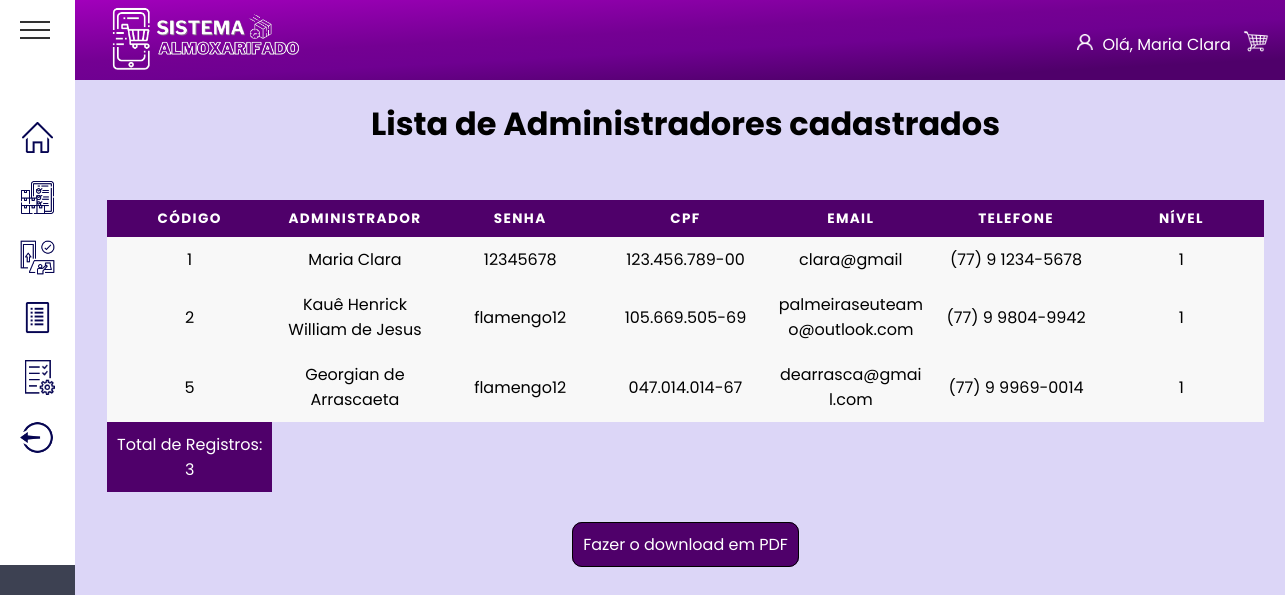
Page /View/Pages/Admin/listarAdmins.php (signed in) on the earlier database version.
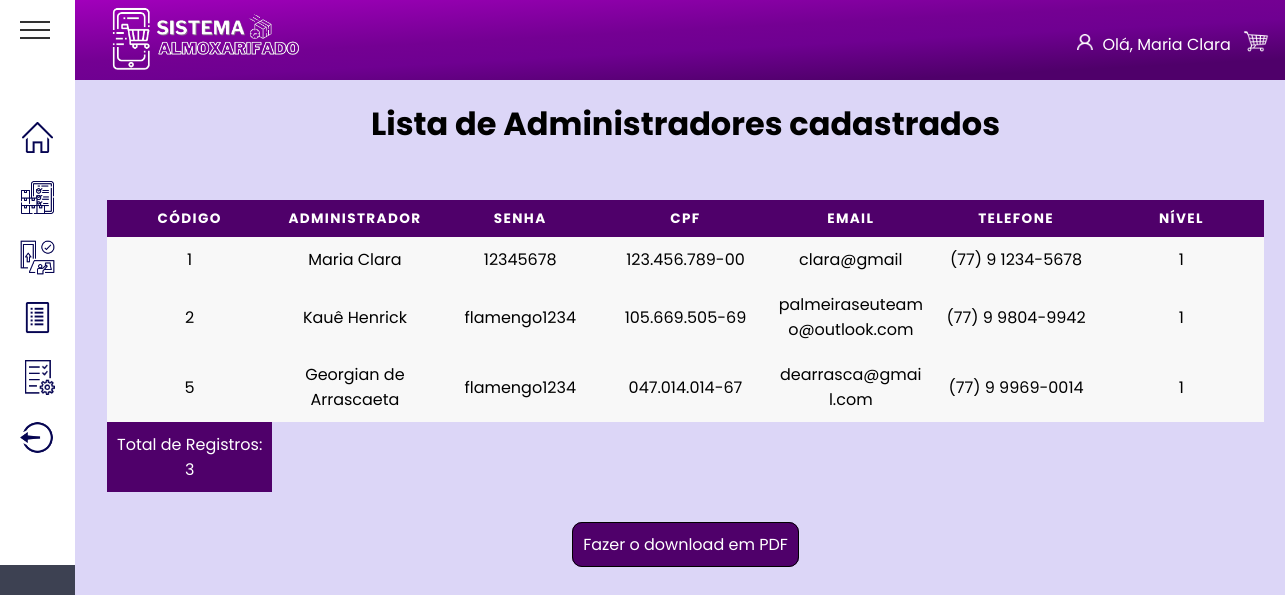
Same page on the later database version.
### tables this page shows
create table usuarios(
id_user integer auto_increment key,
nome_user varchar (30),
senha varchar(20),
cpf varchar (15) unique, 
email_user varchar (120),
telefone varchar (16),
nivel integer, 
id_area integer not null,
 foreign key (id_area) references area_depar (id_area)
);

### View/Pages/Admin/listarAdmins.php (the view, shortened to what this page needs)
<?php
include_once dirname(__DIR__, 3) . '/banco.php';
?>
<!DOCTYPE html>
<html lang="pt-BR">
<head>
    <link rel="stylesheet" href="/final_php/assets/global.css">
    <link rel="stylesheet" href="/final_php/assets/listarUser.css">
    <link rel="stylesheet" href="/final_php/assets/template.css">
</head>
<body>
    <?php include dirname(__DIR__, 3) . "/template/header.php"; ?>
    <?php include dirname(__DIR__, 3) . "/template/aside.php"; ?>
    <main class="main">
        <h1 class="title"> Lista de Administradores cadastrados</h1>
        <div class="container">
            <table rules="all">
                <thead>
                    <tr>
                        <th> Código</th>
                        <th> Administrador</th>
                        <th> Senha</th>
                        <th> CPF</th>
                        <th> Email</th>
                        <th> Telefone</th>
                        <th> Nível</th>
                    </tr>
                </thead>
                <tbody>
                    <?php
                    $sql_consulta = mysqli_query($conn, "SELECT * FROM usuarios where nivel='1'");
                    $total = mysqli_num_rows($sql_consulta);
                    while ($linhas = mysqli_fetch_array($sql_consulta)) { ?>
                        <tr>
                            <td data-label="Código"> <?= $linhas[0] ?> </td>
                            <td data-label="Usuário"> <?= $linhas[1] ?> </td>
                            <td data-label="Senha"> <?= $linhas[2] ?></td>
                            <td data-label="CPF"> <?= $linhas[3] ?></td>
                            <td data-label="E-mail"> <?= $linhas[4] ?></td>
                            <td data-label="Telefone"> <?= $linhas[5] ?></td>
                            <td data-label="Nível"> <?= $linhas[6] ?></td>
                        </tr>
                    <?php } ?>
                    <tr class="total">
                        <td>Total de Registros: <?= $total ?></td>
                    </tr>
                </tbody>
            </table>
            <div class="opcoes" style="text-align: center; margin: 40px 50px">
                <a style="border: 1px solid black; border-radius: 10px; background-color: rgb(79,0,106); padding: 10px;" href="relat_user.php">Fazer o download em PDF</a>
            </div>
    </main>
</body>
</html>

### template/header.php (shortened to what this page needs)
<header>
  <a href="/home">
    <img src="/final_php/assets/images/logo.png" alt="" />
  </a>
  <div class="details">
    <img class="iconUser" src="/final_php/assets/images/iconUser.png" alt="">
    <p style='color: white;'>Olá, <?php echo $_SESSION['username']?></p>
    <a href="/final_php/carrinho.php">
      <img class="iconCar" src="/final_php/assets/images/carrinho.png" alt="">
    </a>
  </div>
</header>

### template/aside.php (shortened to what this page needs)
<aside>
    <div class="content-aside">
        <div class="navigation">
            <div class="menu-toggle"></div>
            <ul class="list">
                <li class="list-item">
                    <a href="/final_php/View/Pages/Admin/homeAdmin.php">
                        <span class="icon">
                            <img class="iconHome" src="/final_php/assets/images/iconHome.png" alt="">
                        </span>
                        <div class="tooltip">
                        </div>
                    </a>
                </li>
                <li class="list-item">
                    <a href="/final_php/View/Pages/Admin/estoque.php">
                        <span class="icon">
                            <img class="iconInventory" src="/final_php/assets/images/iconInventory.png" alt="">
                        </span>
                        <div class="tooltip">
                        </div>
                    </a>
                </li>
                <li class="list-item">
                    <a href="/final_php/View/Pages/Admin/cadastro.php">
                        <span class="icon">
                            <img class="iconInventory" src="/final_php/assets/images/iconRegister.png" alt="">
                        </span>
                        <div class="tooltip">
                        </div>
                    </a>
                </li>
                <li class="list-item">
                    <a href="/final_php/View/Pages/Admin/listas.php">
                        <span class="icon">
                            <img class="iconInventory" src="/final_php/assets/images/iconList.png" alt="">
                        </span>
                        <div class="tooltip">
                        </div>
                    </a>
                </li>
                <li class="list-item">
                    <a href="/final_php/View/Pages/Admin/requisicoes.php">
                        <span class="icon">
                            <img class="iconInventory" src="/final_php/assets/images/iconRequirements.png" alt="">
                        </span>
                        <div class="tooltip">
                        </div>
                    </a>
                </li>
                <li class="list-item">
                    <a href="/final_php/index.html">
                        <span class="icon">
                            <img class="iconInventory" src="/final_php/assets/images/iconLogout.png" alt="">
                        </span>
                    </a>
                </li>
            </ul>
        </div>
    </div>
</aside>

### assets/global.css (style rules this page uses)
* { margin: 0; padding: 0; box-sizing: border-box; font-family: "Josefin Sans", sans-serif; }
*, button, input { border: 0; background-color: none; font-size: -apple-system, system-ui, BlinkMacSystemFont, "Segoe UI", Roboto, "Helvetica Neue", Ubuntu, Arial, sans-serif; }
a { text-decoration: none; list-style: none; color: white; }
h1 { text-align: center; }

### assets/listarUser.css (style rules this page uses)
.container { padding: 2rem; }
.title { text-align: center; padding: 20px; }
table { border-collapse: collapse; margin-left: 0%; padding: 0; width: 100%; table-layout: fixed; }
table tr { background-color: #f8f8f8; padding: 0.35em; }
table th, table td { padding: 0.625em; text-align: center; }
table th { font-size: 0.85em; letter-spacing: 0.1em; text-transform: uppercase; background-color: rgb(79, 0, 106); color: #fff; }
table td { word-wrap: break-word; }
.total td { background-color: rgb(79, 0, 106); color: #fff; }

### assets/template.css (style rules this page uses)
body { overflow: hidden; display: grid; grid-template-columns: 1fr 25fr; grid-template-rows: 80px 1fr 80px; grid-template-areas: "aside header" "aside main" "aside footer"; height: 100vh; background: #DCD6F7; }
.main { grid-area: main; overflow-y: scroll; padding: 0 4rem 0 0; }
header { display: flex; width: 100vw; grid-area: header; justify-content: space-between; padding-inline-end: 5%; align-items: center; gap: 0.3rem; background: rgb(79,0,106); background: linear-gradient(357deg, rgba(79,0,106,1) 17%, rgba(111,0,145,1) 44%, rgba(116,0,147,1) 58%, rgba(161,0,187,1) 100%); }
header img { max-width: 250px; }
.details { display: flex; align-content: center; align-items: center; gap: 0.2rem; }
.details p, .details a { margin-right: 3px; transform: translateY(15%); padding: 0; }
header img { width: 16rem; }
.iconUser { width: 1rem; height: 1rem; margin-right: 0.4em; margin-top: 0.3em; filter: invert(100%) sepia(0%) saturate(7500%) hue-rotate(132deg) brightness(117%) contrast(110%); }
.iconCar { max-width: 1.6rem; margin-right: 1.5em; filter: invert(100%) sepia(10%) saturate(7500%) hue-rotate(132deg) brightness(5000%) contrast(110%); }
.list { padding: 0; margin: 0; text-align: center; }
.list { margin-top: 1.4em; }

### template/aside.php (style rules this page uses)
* { margin: 0; padding: 0; box-sizing: border-box; font-family: 'Poppins', sans-serif; }
.content-aside { width: 100%; min-height: 100vh; background: #3d4152; }
.navigation { width: 75px; min-height: 565px; background: #fff; transition: 0.5s; display: flex; justify-content: center; align-items: center; }
.navigation .menu-toggle { position: absolute; top: 0; left: 0; width: 5rem; height: 60px; cursor: pointer; display: flex; justify-content: flex-start; align-items: center; padding: 0 20px; }
.navigation .menu-toggle::before { content: ''; position: absolute; width: 30px; height: 2px; background: #333; transform: translateY(-8px); transition: 0.5s; }
.navigation .menu-toggle::after { content: ''; position: absolute; width: 30px; height: 2px; background: #333; transform: translateY(8px); transition: 0.5s; box-shadow: 0 -8px 0 #333; }
.navigation ul { display: flex; flex-direction: column; width: 100%; }
.navigation ul li { list-style: none; padding: 0 10px; cursor: pointer; transition: 0.5s; }
.navigation ul li a { text-decoration: none; display: flex; justify-content: flex-start; align-items: center; }
.navigation ul li a .icon { position: relative; display: block; min-width: 55px; height: 55px; line-height: 60px; color: #222; border-radius: 10px; font-size: 1.75em; transition: 0.5s; }
.navigation ul li a .icon::before { content: ''; position: absolute; top: 10px; left: 0; width: 100%; height: 100%; border-radius: 10px; background: var(--color); filter: blur(8px); opacity: 0; transition: 0.5s; }
.iconInventory { width: 35px; height: 35px; }
.tooltip { position: relative; display: inline-block; }

Differences in the rows shown:
changed usuarios "palmeiraseuteamo@outlook.com": nome_user "Kauê Henrick William de Jesus" → "Kauê Henrick"; senha "flamengo12" → "flamengo1234"
changed usuarios "Georgian de Arrascaeta": senha "flamengo12" → "flamengo1234"
